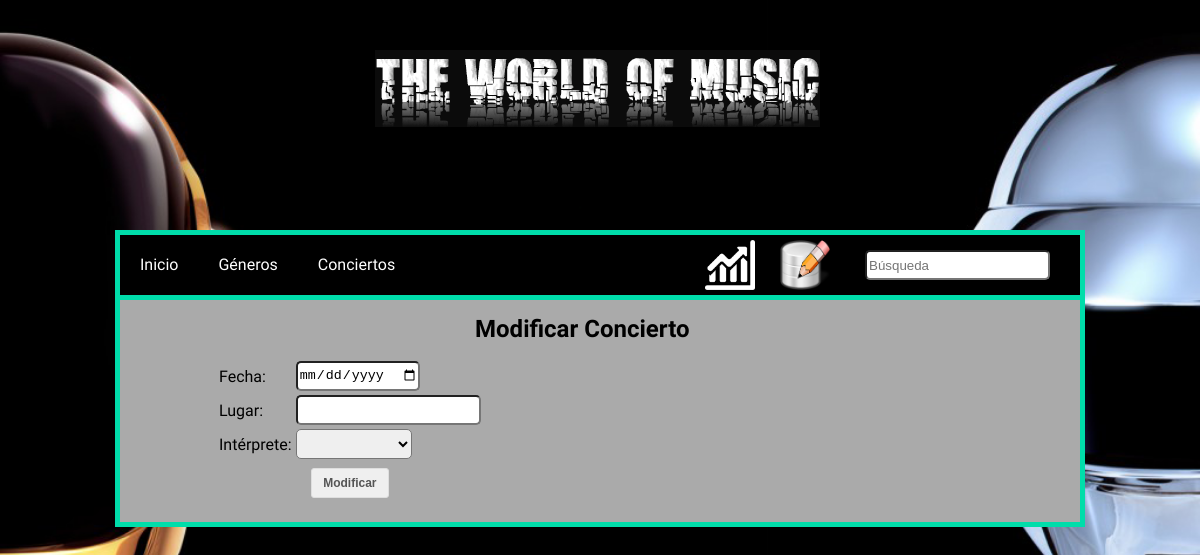
The app's page /modificarconcierto.php?idConcierto=4 (signed in), older data.
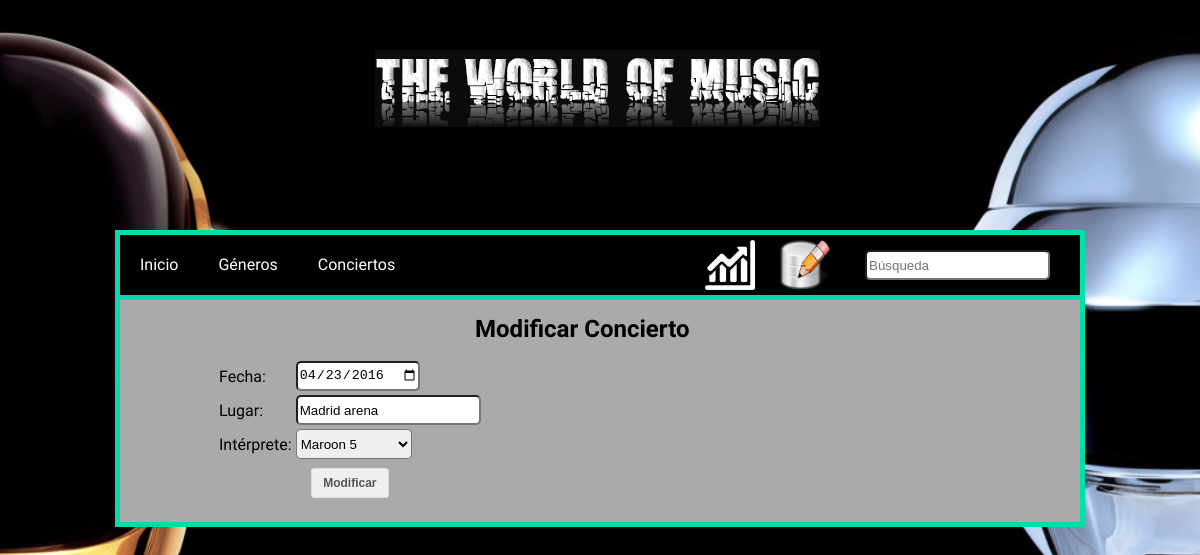
The same page, newer data.
### tables this page shows
CREATE TABLE IF NOT EXISTS `concierto` (
  `idConcierto` int(9) NOT NULL,
  `fecha` date NOT NULL,
  `lugar` varchar(90) NOT NULL,
  `idInter` int(9) NOT NULL
);

### modificarconcierto.php (the view, shortened to what this page needs)
<html>
<head>
        <?php
            if(!empty($_SESSION["usuario"])){
                $query = "SELECT tema FROM cliente WHERE usuario='".$_SESSION["usuario"]."'";
                $result = mysql_query($query) or die('Consulta fallida: ' . mysql_error());
                $line = mysql_fetch_array($result, MYSQL_ASSOC);
            }
            switch ($line["tema"]) {
        ?>
        <?php
                default:
        ?>
                    <link href="css/estilos.css" rel="stylesheet" type="text/css">
        <?php
                    break;
            }
        ?>
        <link href="css/estilosModificar.css" rel="stylesheet" type="text/css">
</head>
<body>
    <div id="top">
        <a href="index.php"><div id="logo"></div></a>
    </div>
    <div id="middle">
        <?php
            include("menu.php");
        ?>
        <div id="contenido">
        <?php
        if (!empty($_GET['idConcierto'])){
            $query="SELECT * FROM concierto where idConcierto='".$_GET['idConcierto']."'";
            $result2 = mysql_query($query) or die('Consulta fallida: ' . mysql_error());
            $line2 = mysql_fetch_array($result2, MYSQL_ASSOC);
            $query = "SELECT * FROM interprete";
            $result = mysql_query($query) or die('Consulta fallida: ' . mysql_error());
            echo "<h2>Modificar Concierto</h2>";
            echo "<form action='modificarconcierto.php' method='post'>";
            echo "<table>";
            echo "<tr><td>Fecha:</td><td><input type='date' class='texto' name='fecha' value='".$line2['fecha']."'></td></tr>";
            echo "<tr><td>Lugar:</td><td><input type='text' class='texto' name='lugar' value='".$line2['lugar']."'></td></tr>";
            echo "<tr><td>Intérprete:</td><td><select class='texto' name='idinter' value='".$line2['idInter']."'><option></option>";
            while ($line = mysql_fetch_array($result, MYSQL_ASSOC)) {
                if($line2['idInter']==$line['idInt']){
                echo "<option value='".$line['idInt']."' selected>".$line['alias']."</option>";
                }else{
                echo "<option value='".$line['idInt']."'>".$line['alias']."</option>";
            }
            }
            echo "</tr><td colspan=2 align=center><input type='submit' class='button' name='mod' value='Modificar'></td></tr>";
            echo "</table>";
            echo "</form>";
            }
        ?>
        </div>
    </div>
</body>
</html>

Row changes from the older to the newer data that the page shows:
added concierto: fecha "04/23/2016", lugar "Madrid arena"
Text that changed along with them:
form field idinter: (not shown) → "Maroon 5"
